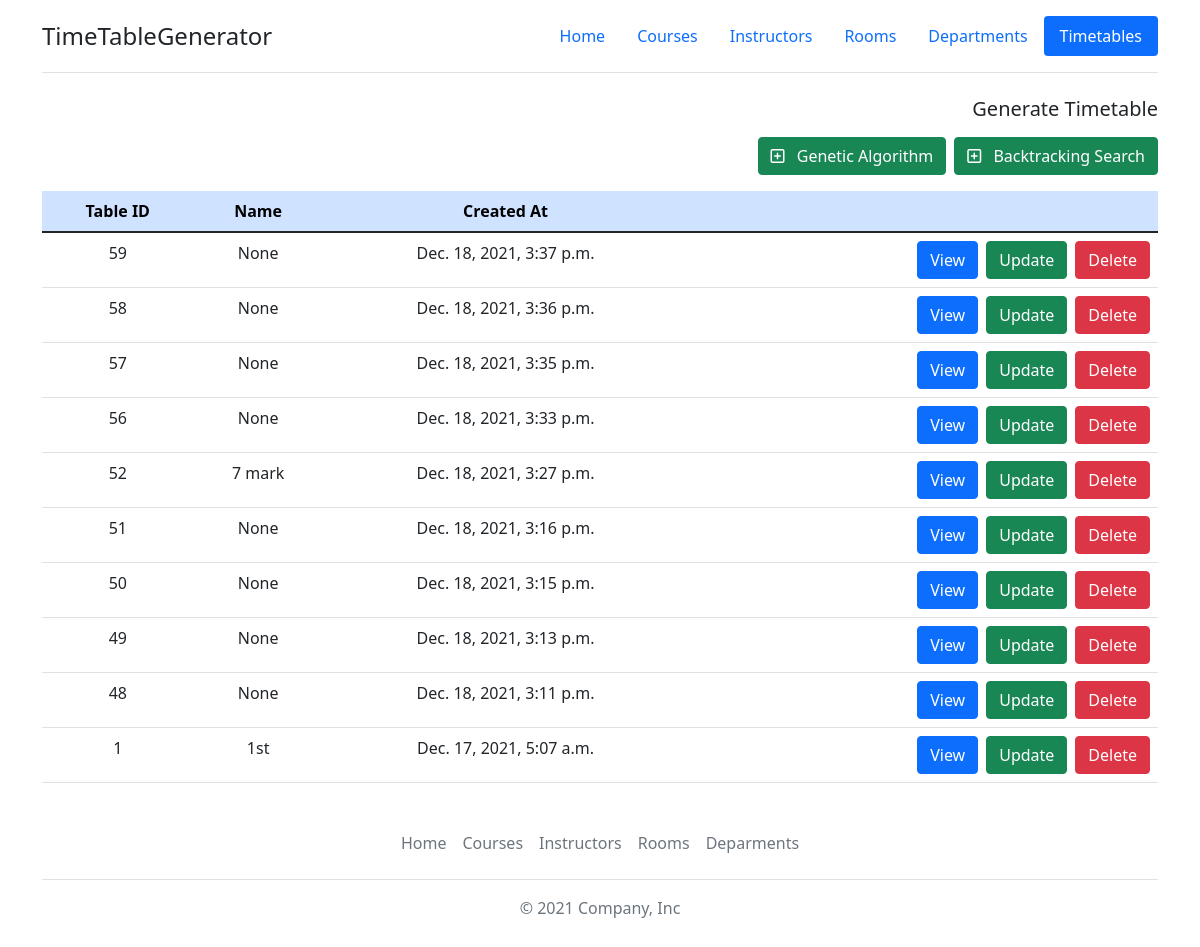
Before: /timetable/list-timetables/ with the older database file.
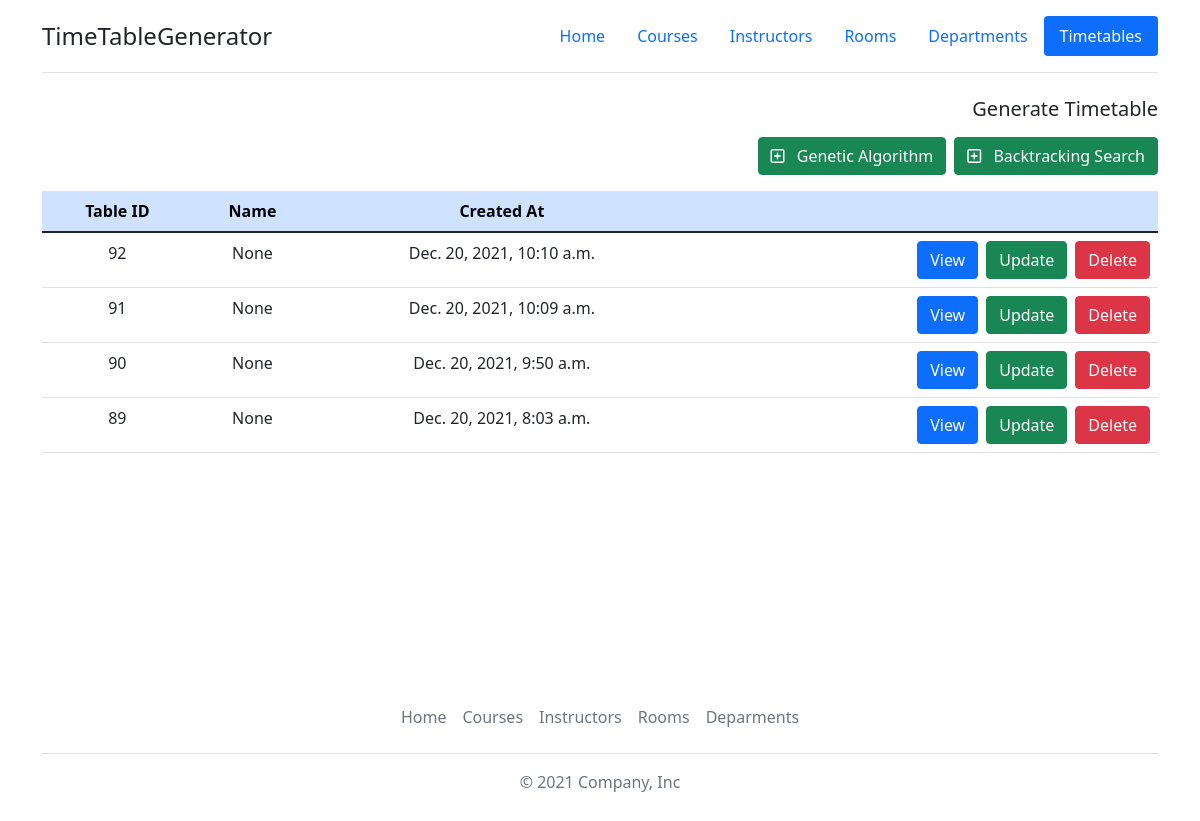
After: the same page with the newer database file.
### Timetable/models.py (models this page shows, shortened)
class Timetable(models.Model):
    timetable_id = models.AutoField(primary_key=True)
    name = models.CharField(max_length=20, null=True)
    timestamp = models.DateTimeField(auto_now_add=True, null=True)

### Timetable/views.py (the view)
# urls.py: path('list-timetables/', views.listTimetables, name='timetables'),
def listTimetables(request):
    timetables = Timetable.objects.all()
    lst_timetable = []
    for timetable in timetables:
        lst_timetable.append(timetable)
    lst_timetable.sort(key=lambda tb: tb.timetable_id * -1)
    context = {'timetables': lst_timetable}
    return render(request, 'timetables.html', context)

### Timetable/templates/timetables.html (shortened to what this page needs)
{% extends 'base.html' %}
{% load static %}
{% block navbar %}
<header class="d-flex flex-wrap justify-content-center py-3 mb-4 border-bottom">
    <a href="{% url 'home' %}" class="d-flex align-items-center mb-3 mb-md-0 me-md-auto text-dark text-decoration-none">
        <span class="fs-4">TimeTableGenerator</span>
    </a>
    <ul class="nav nav-pills">
        <li class="nav-item"><a href="{% url 'home' %}" class="nav-link">Home</a></li>
        <li class="nav-item"><a href="{% url 'courses' %}" class="nav-link">Courses</a></li>
        <li class="nav-item"><a href="{% url 'instructors' %}" class="nav-link">Instructors</a></li>
        <li class="nav-item"><a href="{% url 'rooms' %}" class="nav-link">Rooms</a></li>
        <li class="nav-item"><a href="{% url 'departments' %}" class="nav-link">Departments</a></li>
        <li calss="nav-item"><a href="{% url 'timetables' %}" class="nav-link active" aria-current="page">Timetables</a></li>
    </ul>
</header>
{% endblock %}
{% block content %}
<div class="container" style="min-height: 70vh;">
    <div class="table-responsive-lg">
        <h5 class="text-end">Generate Timetable</h5>
        <div class="d-flex justify-content-end my-2">
            <a href="{% url 'generateTimetableGA' %}" class="btn btn-success float-end my-2 me-2">
                <i class="far fa-plus-square me-2"></i>
                Genetic Algorithm
            </a>
            <a href="{% url 'generateTimetableCSP' %}" class="btn btn-success float-end my-2">
                <i class="far fa-plus-square me-2"></i>
                Backtracking Search
            </a>
        </div>
        <table class="table table-hover">
            <thead>
                <tr class="table-primary">
                    <th class="text-center" scope="col">Table ID</th>
                    <th class="text-center" scope="col">Name</th>
                    <th class="text-center" scope="col">Created At</th>
                    <th scope="col"> </th>
                </tr>
            </thead>
            <tbody>
                {% for timetable in timetables %}
                    <tr>
                        <td class="text-center">{{ timetable.timetable_id }}</td>
                        <td class="text-center">{{ timetable.name }}</td>
                        <td class="text-center">{{ timetable.timestamp }}</td>
                        <td>
                            <div class="d-flex justify-content-end">
                                <a class="btn btn-primary me-2" href ="{% url 'viewTimetable' timetable.timetable_id %}">View</a>
                                <a class="btn btn-success me-2" href="{% url 'updateTimetable' timetable.timetable_id %}">Update</a>
                                <form action="{% url 'deleteTimetable' timetable.timetable_id %}" method="POST">
                                    <button class="btn btn-danger" type="submit">Delete</button>
                                </form>
                            </div>
                        </td>
                    </tr>
                {% endfor %}
            </tbody>
        </table>
    </div>
</div>
{% endblock %}

Changed rows visible on the page:
removed Timetable: timetable_id "59", name "None", timestamp "Dec. 18, 2021, 3:37 p.m."
removed Timetable: timetable_id "58", name "None", timestamp "Dec. 18, 2021, 3:36 p.m."
removed Timetable: timetable_id "57", name "None", timestamp "Dec. 18, 2021, 3:35 p.m."
removed Timetable: timetable_id "56", name "None", timestamp "Dec. 18, 2021, 3:33 p.m."
removed Timetable: timetable_id "52", name "7 mark", timestamp "Dec. 18, 2021, 3:27 p.m."
removed Timetable: timetable_id "51", name "None", timestamp "Dec. 18, 2021, 3:16 p.m."
removed Timetable: timetable_id "50", name "None", timestamp "Dec. 18, 2021, 3:15 p.m."
removed Timetable: timetable_id "49", name "None", timestamp "Dec. 18, 2021, 3:13 p.m."
removed Timetable: timetable_id "48", name "None", timestamp "Dec. 18, 2021, 3:11 p.m."
removed Timetable: timetable_id "1", name "1st", timestamp "Dec. 17, 2021, 5:07 a.m."
added Timetable: timetable_id "92", name "None", timestamp "Dec. 20, 2021, 10:10 a.m."
added Timetable: timetable_id "91", name "None", timestamp "Dec. 20, 2021, 10:09 a.m."
added Timetable: timetable_id "90", name "None", timestamp "Dec. 20, 2021, 9:50 a.m."
added Timetable: timetable_id "89", name "None", timestamp "Dec. 20, 2021, 8:03 a.m."
